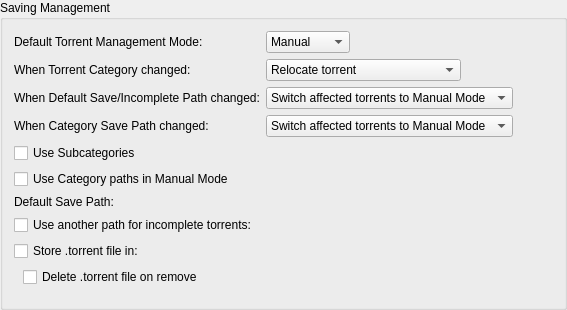
             <widget class="QGroupBox" name="groupSavingManagement">
              <property name="title">
               <string>Saving Management</string>
              </property>
              <layout class="QVBoxLayout" name="groupSavingManagementLayout">
               <item>
                <layout class="QGridLayout" name="gridLayout_3">
                 <item row="0" column="0">
                  <widget class="QLabel" name="label_40">
                   <property name="text">
                    <string>Default Torrent Management Mode:</string>
                   </property>
                  </widget>
                 </item>
                 <item row="0" column="1">
                  <layout class="QHBoxLayout" name="horizontalLayout_70">
                   <property name="spacing">
                    <number>10</number>
                   </property>
                   <item>
                    <widget class="QComboBox" name="comboSavingMode">
                     <property name="toolTip">
                      <string>Automatic: Various torrent properties (e.g. save path) will be decided by the associated category
Manual: Various torrent properties (e.g. save path) must be assigned manually</string>
                     </property>
                     <item>
                      <property name="text">
                       <string>Manual</string>
                      </property>
                     </item>
                     <item>
                      <property name="text">
                       <string>Automatic</string>
                      </property>
                     </item>
                    </widget>
                   </item>
                   <item>
                    <spacer name="horizontalSpacer_160">
                     <property name="orientation">
                      <enum>Qt::Orientation::Horizontal</enum>
                     </property>
                     <property name="sizeHint" stdset="0">
                      <size>
                       <width>40</width>
                       <height>20</height>
                      </size>
                     </property>
                    </spacer>
                   </item>
                  </layout>
                 </item>
                 <item row="1" column="0">
                  <widget class="QLabel" name="labelTorrentCategoryChanged">
                   <property name="text">
                    <string>When Torrent Category changed:</string>
                   </property>
                  </widget>
                 </item>
                 <item row="1" column="1">
                  <layout class="QHBoxLayout" name="horizontalLayout_14">
                   <item>
                    <widget class="QComboBox" name="comboTorrentCategoryChanged">
                     <item>
                      <property name="text">
                       <string>Relocate torrent</string>
                      </property>
                     </item>
                     <item>
                      <property name="text">
                       <string>Switch torrent to Manual Mode</string>
                      </property>
                     </item>
                    </widget>
                   </item>
                   <item>
                    <spacer name="horizontalSpacer_17">
                     <property name="orientation">
                      <enum>Qt::Orientation::Horizontal</enum>
                     </property>
                     <property name="sizeHint" stdset="0">
                      <size>
                       <width>40</width>
                       <height>20</height>
                      </size>
                     </property>
                    </spacer>
                   </item>
                  </layout>
                 </item>
                 <item row="2" column="0">
                  <widget class="QLabel" name="labelCategoryDefaultPathChanged">
                   <property name="text">
                    <string>When Default Save/Incomplete Path changed:</string>
                   </property>
                  </widget>
                 </item>
                 <item row="2" column="1">
                  <layout class="QHBoxLayout" name="horizontalLayout_15">
                   <item>
                    <widget class="QComboBox" name="comboCategoryDefaultPathChanged">
                     <property name="currentIndex">
                      <number>1</number>
                     </property>
                     <item>
                      <property name="text">
                       <string>Relocate affected torrents</string>
                      </property>
                     </item>
                     <item>
                      <property name="text">
                       <string>Switch affected torrents to Manual Mode</string>
                      </property>
                     </item>
                    </widget>
                   </item>
                   <item>
                    <spacer name="horizontalSpacer_18">
                     <property name="orientation">
                      <enum>Qt::Orientation::Horizontal</enum>
                     </property>
                     <property name="sizeHint" stdset="0">
                      <size>
                       <width>40</width>
                       <height>20</height>
                      </size>
                     </property>
                    </spacer>
                   </item>
                  </layout>
                 </item>
                 <item row="3" column="0">
                  <widget class="QLabel" name="labelCategoryChanged">
                   <property name="text">
                    <string>When Category Save Path changed:</string>
                   </property>
                  </widget>
                 </item>
                 <item row="3" column="1">
                  <layout class="QHBoxLayout" name="horizontalLayout_17">
                   <item>
                    <widget class="QComboBox" name="comboCategoryChanged">
                     <property name="currentIndex">
                      <number>1</number>
                     </property>
                     <item>
                      <property name="text">
                       <string>Relocate affected torrents</string>
                      </property>
                     </item>
                     <item>
                      <property name="text">
                       <string>Switch affected torrents to Manual Mode</string>
                      </property>
                     </item>
                    </widget>
                   </item>
                   <item>
                    <spacer name="horizontalSpacer_19">
                     <property name="orientation">
                      <enum>Qt::Orientation::Horizontal</enum>
                     </property>
                     <property name="sizeHint" stdset="0">
                      <size>
                       <width>40</width>
                       <height>20</height>
                      </size>
                     </property>
                    </spacer>
                   </item>
                  </layout>
                 </item>
                </layout>
               </item>
               <item>
                <widget class="QCheckBox" name="checkUseSubcategories">
                 <property name="text">
                  <string>Use Subcategories</string>
                 </property>
                </widget>
               </item>
               <item>
                <widget class="QCheckBox" name="checkUseCategoryPaths">
                 <property name="toolTip">
                  <string>Resolve relative Save Path against appropriate Category path instead of Default one</string>
                 </property>
                 <property name="text">
                  <string>Use Category paths in Manual Mode</string>
                 </property>
                </widget>
               </item>
               <item>
                <layout class="QGridLayout" name="gridLayout_4">
                 <item row="0" column="0">
                  <widget class="QLabel" name="labelSavePath">
                   <property name="text">
                    <string>Default Save Path:</string>
                   </property>
                  </widget>
                 </item>
                 <item row="0" column="1">
                  <widget class="FileSystemPathLineEdit" name="textSavePath" native="true"/>
                 </item>
                 <item row="1" column="0">
                  <widget class="QCheckBox" name="checkUseDownloadPath">
                   <property name="text">
                    <string>Use another path for incomplete torrents:</string>
                   </property>
                  </widget>
                 </item>
                 <item row="1" column="1">
                  <widget class="FileSystemPathLineEdit" name="textDownloadPath" native="true"/>
                 </item>
                </layout>
               </item>
               <item>
                <layout class="QHBoxLayout" name="storeTorrentFileLayout">
                 <item>
                  <widget class="QCheckBox" name="storeTorrentFileCheckBox">
                   <property name="text">
                    <string>Store .torrent file in:</string>
                   </property>
                  </widget>
                 </item>
                 <item>
                  <widget class="FileSystemPathLineEdit" name="storeTorrentFilePathEdit" native="true"/>
                 </item>
                 <item>
                  <spacer name="storeTorrentFileSpacer">
                   <property name="orientation">
                    <enum>Qt::Orientation::Horizontal</enum>
                   </property>
                   <property name="sizeHint" stdset="0">
                    <size>
                     <width>40</width>
                     <height>20</height>
                    </size>
                   </property>
                  </spacer>
                 </item>
                </layout>
               </item>
               <item>
                <widget class="QWidget" name="storeTorrentFileOptionsWidget" native="true">
                 <layout class="QVBoxLayout" name="storeTorrentFileOptionsLayout">
                  <property name="topMargin">
                   <number>0</number>
                  </property>
                  <property name="rightMargin">
                   <number>0</number>
                  </property>
                  <item>
                   <layout class="QHBoxLayout" name="deleteStoredTorrentFileOnRemoveLayout">
                    <item>
                     <widget class="QCheckBox" name="deleteStoredTorrentFileOnRemoveCheckBox">
                      <property name="text">
                       <string>Delete .torrent file on remove</string>
                      </property>
                     </widget>
                    </item>
                    <item>
                     <spacer name="deleteStoredTorrentFileOnRemoveSpacer">
                      <property name="orientation">
                       <enum>Qt::Orientation::Horizontal</enum>
                      </property>
                      <property name="sizeHint" stdset="0">
                       <size>
                        <width>40</width>
                        <height>20</height>
                       </size>
                      </property>
                     </spacer>
                    </item>
                   </layout>
                  </item>
                 </layout>
                </widget>
               </item>
              </layout>
             </widget>
